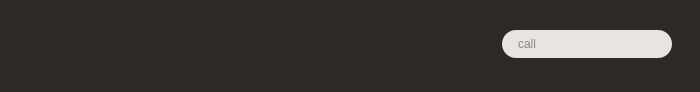
<?xml version="1.0" encoding="UTF-8"?>
<ui version="4.0">
 <class>IdentityWidget</class>
 <widget class="QWidget" name="IdentityWidget">
  <property name="geometry">
   <rect>
    <x>0</x>
    <y>0</y>
    <width>700</width>
    <height>92</height>
   </rect>
  </property>
  <property name="minimumSize">
   <size>
    <width>700</width>
    <height>90</height>
   </size>
  </property>
  <property name="baseSize">
   <size>
    <width>0</width>
    <height>0</height>
   </size>
  </property>
  <property name="windowTitle">
   <string notr="true"/>
  </property>
  <property name="autoFillBackground">
   <bool>false</bool>
  </property>
  <property name="styleSheet">
   <string notr="true">#IdentityWidget {
    background: #2c2927;
}

QToolButton::menu-indicator {
    image: none;
}</string>
  </property>
  <layout class="QHBoxLayout" name="horizontalLayout">
   <property name="spacing">
    <number>0</number>
   </property>
   <property name="leftMargin">
    <number>0</number>
   </property>
   <property name="topMargin">
    <number>0</number>
   </property>
   <property name="rightMargin">
    <number>0</number>
   </property>
   <property name="bottomMargin">
    <number>0</number>
   </property>
   <item>
    <widget class="QWidget" name="profile" native="true">
     <property name="sizePolicy">
      <sizepolicy hsizetype="Fixed" vsizetype="Fixed">
       <horstretch>0</horstretch>
       <verstretch>0</verstretch>
      </sizepolicy>
     </property>
     <property name="minimumSize">
      <size>
       <width>150</width>
       <height>92</height>
      </size>
     </property>
     <widget class="QLabel" name="avatar">
      <property name="geometry">
       <rect>
        <x>90</x>
        <y>15</y>
        <width>60</width>
        <height>60</height>
       </rect>
      </property>
      <property name="text">
       <string/>
      </property>
      <property name="pixmap">
       <pixmap resource="identity.qrc">:/identity/images/john-doe.svg</pixmap>
      </property>
      <property name="scaledContents">
       <bool>false</bool>
      </property>
     </widget>
     <widget class="QPushButton" name="fold_button">
      <property name="geometry">
       <rect>
        <x>15</x>
        <y>30</y>
        <width>36</width>
        <height>36</height>
       </rect>
      </property>
      <property name="focusPolicy">
       <enum>Qt::NoFocus</enum>
      </property>
      <property name="text">
       <string/>
      </property>
      <property name="icon">
       <iconset resource="identity.qrc">
        <normaloff>:/identity/images/hide.svg</normaloff>:/identity/images/hide.svg</iconset>
      </property>
      <property name="iconSize">
       <size>
        <width>30</width>
        <height>30</height>
       </size>
      </property>
      <property name="checkable">
       <bool>true</bool>
      </property>
      <property name="flat">
       <bool>true</bool>
      </property>
      <property name="qss_tags" stdset="0">
       <stringlist notr="true">
        <string>highlight_button</string>
       </stringlist>
      </property>
     </widget>
     <widget class="QToolButton" name="presence_button">
      <property name="geometry">
       <rect>
        <x>87</x>
        <y>54</y>
        <width>24</width>
        <height>24</height>
       </rect>
      </property>
      <property name="text">
       <string/>
      </property>
      <property name="iconSize">
       <size>
        <width>24</width>
        <height>24</height>
       </size>
      </property>
      <property name="popupMode">
       <enum>QToolButton::InstantPopup</enum>
      </property>
      <property name="autoRaise">
       <bool>true</bool>
      </property>
      <property name="arrowType">
       <enum>Qt::NoArrow</enum>
      </property>
      <property name="qss_tags" stdset="0">
       <stringlist notr="true">
        <string>highlight_button</string>
       </stringlist>
      </property>
     </widget>
    </widget>
   </item>
   <item>
    <layout class="QVBoxLayout" name="verticalLayout">
     <property name="spacing">
      <number>0</number>
     </property>
     <property name="sizeConstraint">
      <enum>QLayout::SetMinimumSize</enum>
     </property>
     <property name="leftMargin">
      <number>10</number>
     </property>
     <item>
      <spacer name="verticalSpacer">
       <property name="orientation">
        <enum>Qt::Vertical</enum>
       </property>
       <property name="sizeType">
        <enum>QSizePolicy::Fixed</enum>
       </property>
       <property name="sizeHint" stdset="0">
        <size>
         <width>20</width>
         <height>22</height>
        </size>
       </property>
      </spacer>
     </item>
     <item>
      <widget class="QLabel" name="name">
       <property name="sizePolicy">
        <sizepolicy hsizetype="Fixed" vsizetype="Fixed">
         <horstretch>0</horstretch>
         <verstretch>0</verstretch>
        </sizepolicy>
       </property>
       <property name="minimumSize">
        <size>
         <width>161</width>
         <height>18</height>
        </size>
       </property>
       <property name="font">
        <font>
         <family>Dyno</family>
         <pointsize>13</pointsize>
         <weight>50</weight>
         <bold>false</bold>
        </font>
       </property>
       <property name="styleSheet">
        <string notr="true">color: white;</string>
       </property>
       <property name="text">
        <string/>
       </property>
      </widget>
     </item>
     <item>
      <widget class="QWidget" name="status_agent" native="true">
       <property name="sizePolicy">
        <sizepolicy hsizetype="Preferred" vsizetype="Fixed">
         <horstretch>0</horstretch>
         <verstretch>0</verstretch>
        </sizepolicy>
       </property>
       <property name="minimumSize">
        <size>
         <width>161</width>
         <height>55</height>
        </size>
       </property>
       <widget class="QLabel" name="options">
        <property name="geometry">
         <rect>
          <x>0</x>
          <y>0</y>
          <width>161</width>
          <height>15</height>
         </rect>
        </property>
        <property name="font">
         <font>
          <family>Liberation Sans</family>
          <pointsize>8</pointsize>
          <weight>50</weight>
          <bold>false</bold>
         </font>
        </property>
        <property name="styleSheet">
         <string notr="true">color: #A09790</string>
        </property>
        <property name="text">
         <string/>
        </property>
       </widget>
       <widget class="QToolButton" name="agent_button">
        <property name="geometry">
         <rect>
          <x>0</x>
          <y>18</y>
          <width>24</width>
          <height>24</height>
         </rect>
        </property>
        <property name="focusPolicy">
         <enum>Qt::NoFocus</enum>
        </property>
        <property name="text">
         <string/>
        </property>
        <property name="icon">
         <iconset resource="../../../wazoclient.qrc">
          <normaloff>:/images/agent-on.svg</normaloff>:/images/agent-on.svg</iconset>
        </property>
        <property name="iconSize">
         <size>
          <width>20</width>
          <height>20</height>
         </size>
        </property>
        <property name="popupMode">
         <enum>QToolButton::InstantPopup</enum>
        </property>
        <property name="autoRaise">
         <bool>true</bool>
        </property>
        <property name="qss_tags" stdset="0">
         <stringlist notr="true">
          <string>highlight_button</string>
         </stringlist>
        </property>
       </widget>
      </widget>
     </item>
    </layout>
   </item>
   <item>
    <widget class="QWidget" name="voicemail_and_search" native="true">
     <property name="sizePolicy">
      <sizepolicy hsizetype="Fixed" vsizetype="Fixed">
       <horstretch>0</horstretch>
       <verstretch>0</verstretch>
      </sizepolicy>
     </property>
     <property name="minimumSize">
      <size>
       <width>381</width>
       <height>92</height>
      </size>
     </property>
     <widget class="QToolButton" name="dial_search_button">
      <property name="geometry">
       <rect>
        <x>324</x>
        <y>35</y>
        <width>16</width>
        <height>16</height>
       </rect>
      </property>
      <property name="styleSheet">
       <string notr="true">QToolButton, QToolButton:checked, QToolButton:pressed{
    top: 0px;
    left: 0px;
	border: 0px;
    padding: 0px;
    background-color: transparent;
    color: transparent;
}</string>
      </property>
      <property name="text">
       <string/>
      </property>
      <property name="icon">
       <iconset resource="identity.qrc">
        <normaloff>:/identity/images/search-bold.svg</normaloff>:/identity/images/search-bold.svg</iconset>
      </property>
     </widget>
     <widget class="QPushButton" name="voicemail_button">
      <property name="geometry">
       <rect>
        <x>10</x>
        <y>30</y>
        <width>36</width>
        <height>36</height>
       </rect>
      </property>
      <property name="focusPolicy">
       <enum>Qt::NoFocus</enum>
      </property>
      <property name="toolTip">
       <string>Call your voicemail</string>
      </property>
      <property name="text">
       <string/>
      </property>
      <property name="icon">
       <iconset resource="identity.qrc">
        <normaloff>:/identity/images/voicemail.svg</normaloff>:/identity/images/voicemail.svg</iconset>
      </property>
      <property name="iconSize">
       <size>
        <width>30</width>
        <height>30</height>
       </size>
      </property>
      <property name="flat">
       <bool>true</bool>
      </property>
      <property name="qss_tags" stdset="0">
       <stringlist notr="true">
        <string>highlight_button</string>
       </stringlist>
      </property>
     </widget>
     <widget class="QLineEdit" name="dial_input">
      <property name="geometry">
       <rect>
        <x>181</x>
        <y>30</y>
        <width>170</width>
        <height>28</height>
       </rect>
      </property>
      <property name="sizePolicy">
       <sizepolicy hsizetype="Expanding" vsizetype="Fixed">
        <horstretch>0</horstretch>
        <verstretch>0</verstretch>
       </sizepolicy>
      </property>
      <property name="font">
       <font>
        <family>Liberation Sans</family>
        <pointsize>9</pointsize>
       </font>
      </property>
      <property name="autoFillBackground">
       <bool>false</bool>
      </property>
      <property name="styleSheet">
       <string notr="true">QLineEdit {
    background-color: #e8e4e2;
    border-radius: 14px;
    padding-left: 14px;
    padding-right: 28px;
    color: #2c2927;
}</string>
      </property>
      <property name="placeholderText">
       <string>call</string>
      </property>
     </widget>
     <widget class="QLabel" name="voicemail_messages">
      <property name="geometry">
       <rect>
        <x>0</x>
        <y>51</y>
        <width>24</width>
        <height>24</height>
       </rect>
      </property>
      <property name="font">
       <font>
        <family>Dyno</family>
        <pointsize>9</pointsize>
        <weight>50</weight>
        <bold>false</bold>
       </font>
      </property>
      <property name="styleSheet">
       <string notr="true">color: #A09790;</string>
      </property>
      <property name="text">
       <string extracomment="default for unread voicemail messages"/>
      </property>
     </widget>
     <widget class="QLabel" name="voicemail_number">
      <property name="geometry">
       <rect>
        <x>51</x>
        <y>40</y>
        <width>91</width>
        <height>18</height>
       </rect>
      </property>
      <property name="font">
       <font>
        <family>Liberation Sans</family>
        <pointsize>8</pointsize>
       </font>
      </property>
      <property name="styleSheet">
       <string notr="true">color: #a09790;</string>
      </property>
      <property name="text">
       <string/>
      </property>
     </widget>
     <widget class="QPushButton" name="cancel_transfer">
      <property name="geometry">
       <rect>
        <x>140</x>
        <y>30</y>
        <width>36</width>
        <height>36</height>
       </rect>
      </property>
      <property name="focusPolicy">
       <enum>Qt::NoFocus</enum>
      </property>
      <property name="toolTip">
       <string>Cancel transfer</string>
      </property>
      <property name="text">
       <string/>
      </property>
      <property name="icon">
       <iconset resource="identity.qrc">
        <normaloff>:/identity/images/cancel-transfer.svg</normaloff>:/identity/images/cancel-transfer.svg</iconset>
      </property>
      <property name="iconSize">
       <size>
        <width>30</width>
        <height>30</height>
       </size>
      </property>
      <property name="flat">
       <bool>true</bool>
      </property>
      <property name="qss_tags" stdset="0">
       <stringlist notr="true">
        <string>highlight_button</string>
       </stringlist>
      </property>
     </widget>
     <widget class="QPushButton" name="complete_transfer">
      <property name="enabled">
       <bool>true</bool>
      </property>
      <property name="geometry">
       <rect>
        <x>100</x>
        <y>30</y>
        <width>36</width>
        <height>36</height>
       </rect>
      </property>
      <property name="focusPolicy">
       <enum>Qt::NoFocus</enum>
      </property>
      <property name="toolTip">
       <string>Complete transfer</string>
      </property>
      <property name="text">
       <string/>
      </property>
      <property name="icon">
       <iconset resource="identity.qrc">
        <normaloff>:/identity/images/complete-transfer.svg</normaloff>:/identity/images/complete-transfer.svg</iconset>
      </property>
      <property name="iconSize">
       <size>
        <width>30</width>
        <height>30</height>
       </size>
      </property>
      <property name="flat">
       <bool>true</bool>
      </property>
      <property name="qss_tags" stdset="0">
       <stringlist notr="true">
        <string>highlight_button</string>
       </stringlist>
      </property>
     </widget>
     <zorder>voicemail_button</zorder>
     <zorder>voicemail_messages</zorder>
     <zorder>dial_input</zorder>
     <zorder>voicemail_number</zorder>
     <zorder>dial_search_button</zorder>
     <zorder>cancel_transfer</zorder>
     <zorder>complete_transfer</zorder>
    </widget>
   </item>
  </layout>
 </widget>
 <resources>
  <include location="identity.qrc"/>
  <include location="../../../wazoclient.qrc"/>
 </resources>
 <connections/>
</ui>
